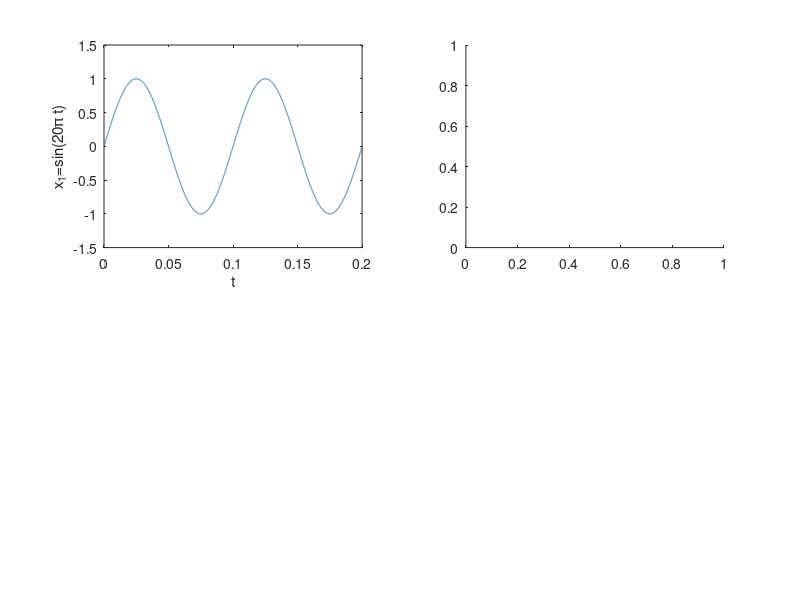

Source code (MATLAB): (Note: this script raises an error after producing the figure.)
set(0,'defaultfigurecolor','w');

Fs=44100;
dt=1.0/Fs;
T=1; N=T/dt;
t=[0:N-1]/N;

x1=sin(2*pi*10*t);
subplot(2,2,1);
plot(t,x1);
axis([0,0.2,-1.5,1.5]);
ylabel('x_1=sin(20\pi t)')
xlabel('t')

subplot(2,2,2)
x5=pmmod(x1,400,Fs,3.14);
plot(t,x5);
axis([0,0.2,-1.5,1.5]);
ylabel('x_5')
xlabel('t')

subplot(2,2,4)
x6=pmdemod(x5,400,Fs,3.14);
plot(t,x6);
axis([0,0.2,-1.5,1.5]);
ylabel('x_6')
xlabel('t')

